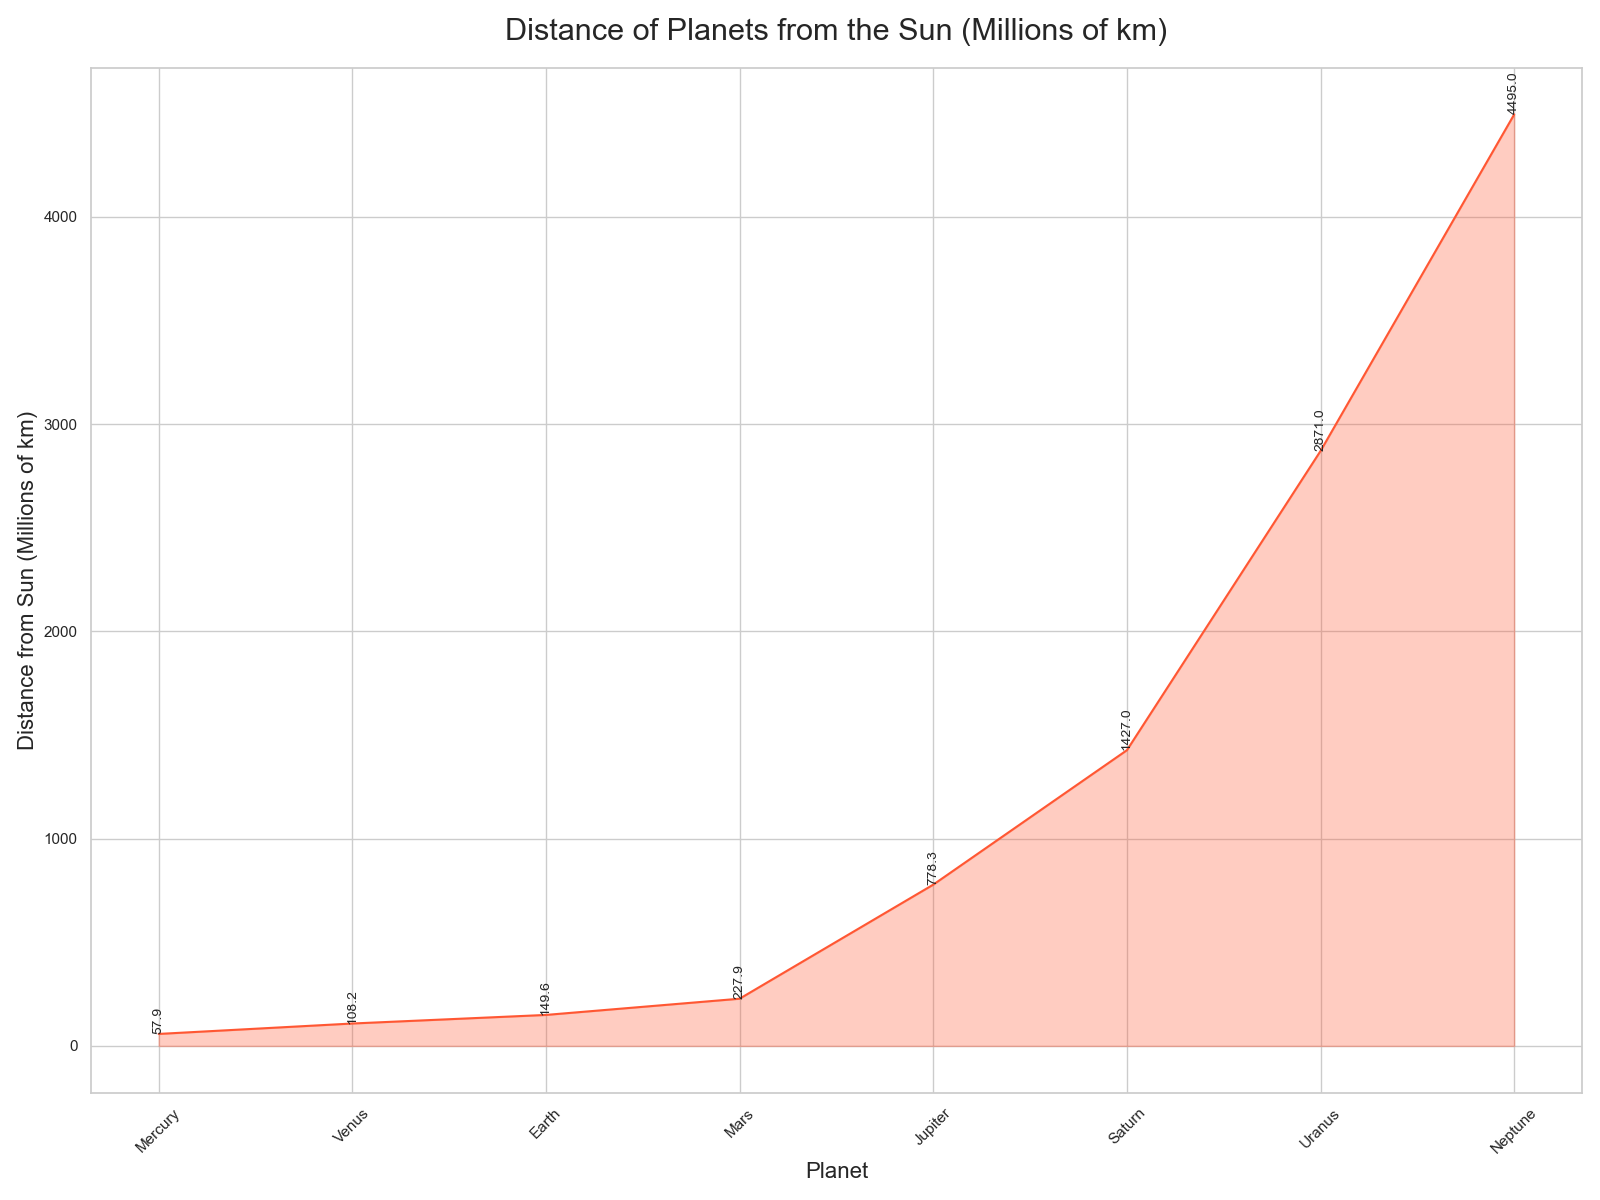

Write Python code to recreate this figure.

import pandas as pd
import seaborn as sns
import matplotlib.pyplot as plt

data = {
    'Planet': ['Mercury', 'Venus', 'Earth', 'Mars', 'Jupiter', 'Saturn', 'Uranus', 'Neptune'],
    'Distance from Sun (Millions of km)': [57.9, 108.2, 149.6, 227.9, 778.3, 1427, 2871, 4495]
}

df = pd.DataFrame(data)

colors = ["#FF5733"]

plt.figure(figsize=(16, 12))
ax = sns.lineplot(x='Planet', y='Distance from Sun (Millions of km)', data=df, color=colors[0])
ax.fill_between(df['Planet'], df['Distance from Sun (Millions of km)'], color=colors[0], alpha=0.3)

for j, point in df.iterrows():
    ax.text(point['Planet'], point['Distance from Sun (Millions of km)'], str(point['Distance from Sun (Millions of km)']), 
            ha='center', va='bottom', rotation=90, fontsize=10)

ax.set_title('Distance of Planets from the Sun (Millions of km)', fontsize=22, pad=20)
ax.set_xlabel('Planet', fontsize=16)
ax.set_ylabel('Distance from Sun (Millions of km)', fontsize=16)

plt.xticks(rotation=45)
plt.tight_layout()
plt.show()
